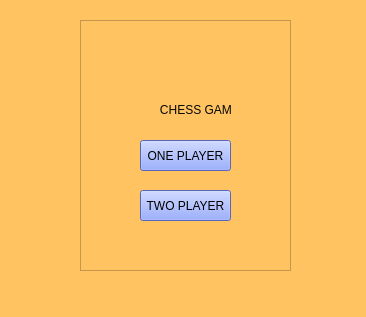
<?xml version="1.0" encoding="UTF-8"?>
<ui version="4.0">
 <class>MainWindow</class>
 <widget class="QMainWindow" name="MainWindow">
  <property name="geometry">
   <rect>
    <x>0</x>
    <y>0</y>
    <width>366</width>
    <height>317</height>
   </rect>
  </property>
  <property name="windowTitle">
   <string>MainWindow</string>
  </property>
  <property name="styleSheet">
   <string notr="true">background-color: rgb(255, 195, 98);</string>
  </property>
  <widget class="QWidget" name="centralwidget">
   <widget class="QFrame" name="frame">
    <property name="geometry">
     <rect>
      <x>80</x>
      <y>20</y>
      <width>211</width>
      <height>251</height>
     </rect>
    </property>
    <property name="frameShape">
     <enum>QFrame::StyledPanel</enum>
    </property>
    <property name="frameShadow">
     <enum>QFrame::Raised</enum>
    </property>
    <widget class="QLabel" name="label">
     <property name="geometry">
      <rect>
       <x>60</x>
       <y>80</y>
       <width>91</width>
       <height>20</height>
      </rect>
     </property>
     <property name="styleSheet">
      <string notr="true">color: rgb(7, 7, 7);
font: 75 10pt &quot;MS Shell Dlg 2&quot;;</string>
     </property>
     <property name="text">
      <string>      CHESS GAME</string>
     </property>
    </widget>
    <widget class="QPushButton" name="btn_Help">
     <property name="geometry">
      <rect>
       <x>60</x>
       <y>170</y>
       <width>91</width>
       <height>31</height>
      </rect>
     </property>
     <property name="styleSheet">
      <string notr="true">background-color: rgb(119, 144, 255);</string>
     </property>
     <property name="text">
      <string>TWO PLAYER</string>
     </property>
    </widget>
    <widget class="QPushButton" name="btn_OnePlay">
     <property name="geometry">
      <rect>
       <x>60</x>
       <y>120</y>
       <width>91</width>
       <height>31</height>
      </rect>
     </property>
     <property name="styleSheet">
      <string notr="true">background-color: rgb(119, 144, 255);</string>
     </property>
     <property name="text">
      <string>ONE PLAYER</string>
     </property>
    </widget>
    <widget class="QLabel" name="lbl_Img">
     <property name="geometry">
      <rect>
       <x>60</x>
       <y>10</y>
       <width>91</width>
       <height>71</height>
      </rect>
     </property>
     <property name="text">
      <string/>
     </property>
    </widget>
   </widget>
  </widget>
  <widget class="QStatusBar" name="statusbar"/>
 </widget>
 <resources/>
 <connections/>
</ui>
